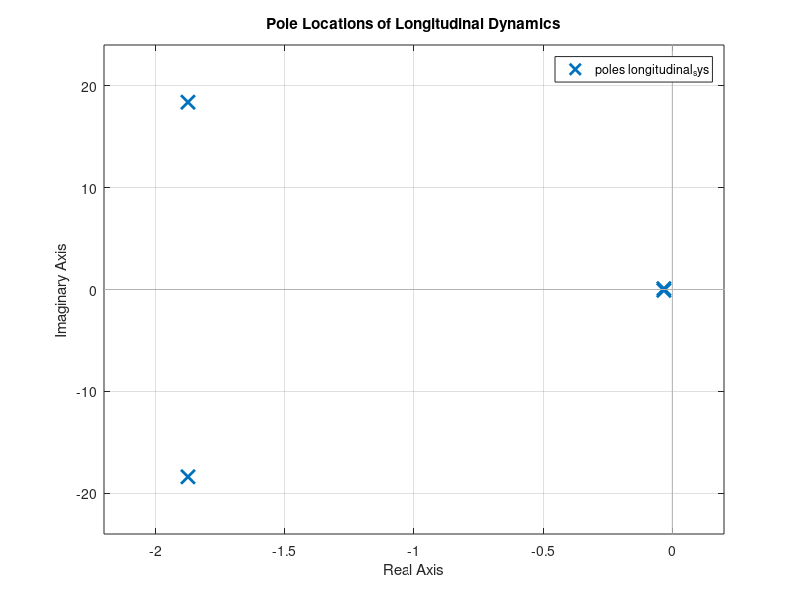
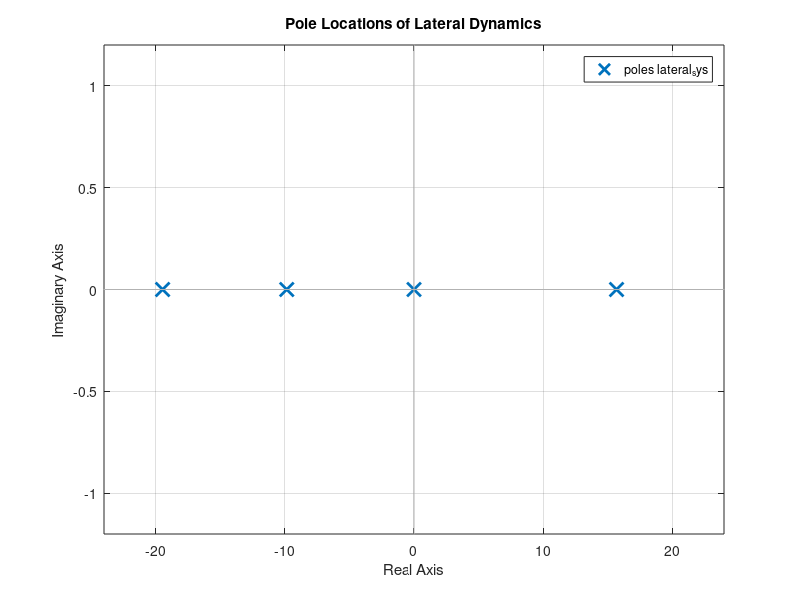

Here is the MATLAB script that generated these plots, in order:
%% Loading of the linearized Model
clc;
clear;
load Missile_Linear_Model_CG_Backward.mat;

%% Stability Analysis of Longitudinal Dynamics

%.. Computing the eigenvalues
eigenvalues_longitudinal_dynamics = eig(A_lon)
longitudinal_sys = ss(A_lon, B_lon, C_lon, D_lon);
figure(1)
pzmap(longitudinal_sys)
title('Pole Locations of Longitudinal Dynamics')
xlabel('Real Axis')
ylabel('Imaginary Axis')
grid on

% Compute the damping ratio and natrual frequency
damp(longitudinal_sys)

%% Stability Analysis of Lateral Dynamics

%computing of eigenvalues
eigenvalues_lateral_dynamics = eig(A_lat)
lateral_sys = ss(A_lat, B_lat, C_lat, D_lat);
figure(2)
pzmap(lateral_sys)
title('Pole Locations of Lateral Dynamics')
xlabel('Real Axis')
ylabel('Imaginary Axis')
grid on

% Compute the damping ratio and natrual frequency
damp(lateral_sys)

